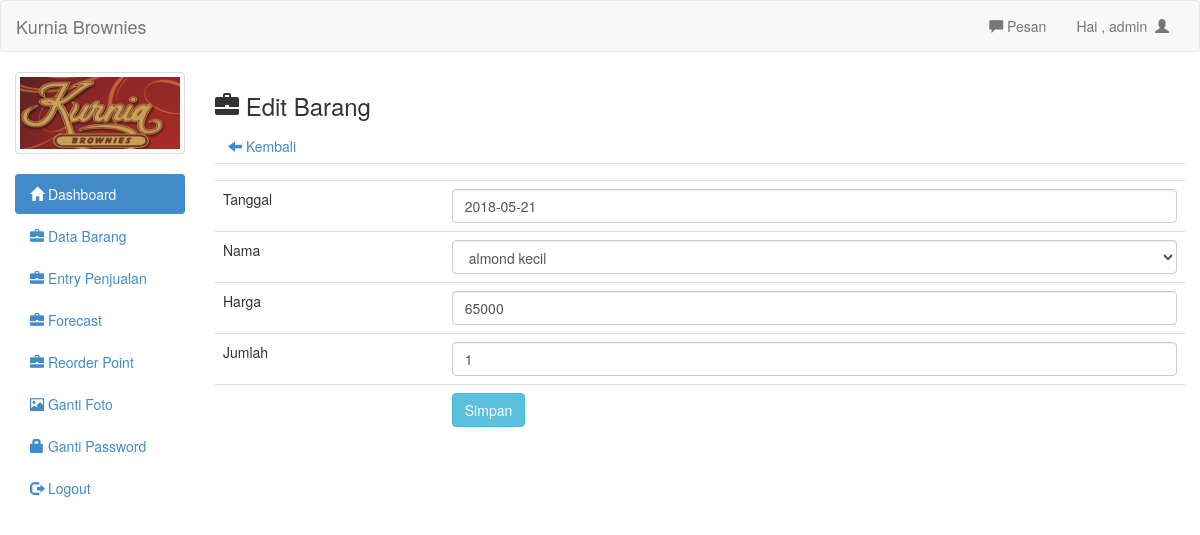
The app's page /admin/edit_laku.php?id=1 (signed in) with its own data.
### tables this page shows
CREATE TABLE `barang_laku` (
  `id` int(11) NOT NULL,
  `tanggal` date NOT NULL,
  `nama` text NOT NULL,
  `jumlah` int(11) NOT NULL,
  `harga` int(11) NOT NULL,
  `total_harga` int(20) NOT NULL,
  `laba` int(11) NOT NULL
);

CREATE TABLE `barang` (
  `id` int(11) NOT NULL,
  `nama` text NOT NULL,
  `jenis` text NOT NULL,
  `suplier` text NOT NULL,
  `modal` int(11) NOT NULL,
  `harga` int(11) NOT NULL,
  `jumlah` int(11) NOT NULL,
  `sisa` int(11) NOT NULL,
  `rop` int(11) NOT NULL
);

### admin/edit_laku.php (the view, shortened to what this page needs)
<?php
include 'header.php';
?>
<h3><span class="glyphicon glyphicon-briefcase"></span>  Edit Barang</h3>
<a class="btn" href="barang_laku.php"><span class="glyphicon glyphicon-arrow-left"></span>  Kembali</a>
<?php
$id_brg=mysql_real_escape_string($_GET['id']);
$det=mysql_query("select * from barang_laku where id='$id_brg'")or die(mysql_error());
while($d=mysql_fetch_array($det)){
	?>
	<form action="update_laku.php" method="post">
		<table class="table">
			<tr>
				<td></td>
				<td><input type="hidden" name="id" value="<?php echo $d['id'] ?>"></td>
			</tr>
			<tr>
				<td>Tanggal</td>
				<td><input name="tgl" type="text" class="form-control" id="tgl" autocomplete="off" value="<?php echo $d['tanggal'] ?>"></td>
			</tr>
			<tr>
				<td>Nama</td>
				<td>
					<select class="form-control" name="nama">
						<?php
						$brg=mysql_query("select * from barang");
						while($b=mysql_fetch_array($brg)){
							?>
							<option <?php if($d['nama']==$b['nama']){echo "selected"; } ?> value="<?php echo $b['nama']; ?>"><?php echo $b['nama'] ?></option>
							<?php
						}
						?>
					</select>
				</td>
			</tr>
			<tr>
				<td>Harga</td>
				<td><input type="text" class="form-control" name="harga" value="<?php echo $d['harga'] ?>"></td>
			</tr>
			<tr>
				<td>Jumlah</td>
				<td><input type="text" class="form-control" name="jumlah" value="<?php echo $d['jumlah'] ?>"></td>
			</tr>
			<tr>
				<td></td>
				<td><input type="submit" class="btn btn-info" value="Simpan"></td>
			</tr>
		</table>
	</form>
	<?php
}
?>
<?php
include 'footer.php';
?>

### admin/header.php (shortened to what this page needs)
<!DOCTYPE html>
<html>
<head>
	<link rel="stylesheet" type="text/css" href="../assets/css/bootstrap.css">
	<link rel="stylesheet" type="text/css" href="../assets/js/jquery-ui/jquery-ui.css">
</head>
<body>
	<div class="navbar navbar-default">
		<div class="container-fluid">
			<div class="navbar-header">
				<a href="http://www.malasngoding.com" class="navbar-brand">Kurnia Brownies</a>
			</div>
			<div class="collapse navbar-collapse">
				<ul class="nav navbar-nav navbar-right">
					<li><a id="pesan_sedia" href="#" data-toggle="modal" data-target="#modalpesan"><span class='glyphicon glyphicon-comment'></span>  Pesan</a></li>
					<li><a class="dropdown-toggle" data-toggle="dropdown" role="button" href="#">Hai , <?php echo $_SESSION['uname']  ?>&nbsp&nbsp<span class="glyphicon glyphicon-user"></span></a></li>
				</ul>
			</div>
		</div>
	</div>
	<div class="col-md-2">
		<div class="row">
			<?php
			$use=$_SESSION['uname'];
			$fo=mysql_query("select foto from admin where uname='$use'");
			while($f=mysql_fetch_array($fo)){
				?>
				<div class="col-xs-6 col-md-12">
					<a class="thumbnail">
						<img class="img-responsive" src="foto/<?php echo $f['foto']; ?>">
					</a>
				</div>
				<?php
			}
			?>
		</div>
		<ul class="nav nav-pills nav-stacked">
			<li class="active"><a href="index.php"><span class="glyphicon glyphicon-home"></span>  Dashboard</a></li>
			<li><a href="barang.php"><span class="glyphicon glyphicon-briefcase"></span>  Data Barang</a></li>
			<li><a href="barang_laku.php"><span class="glyphicon glyphicon-briefcase"></span>  Entry Penjualan</a></li>
			<li><a href="rop.php"><span class="glyphicon glyphicon-briefcase"></span>  Forecast</a></li>
			<li><a href="rop.php"><span class="glyphicon glyphicon-briefcase"></span>  Reorder Point</a></li>
			<li><a href="ganti_foto.php"><span class="glyphicon glyphicon-picture"></span>  Ganti Foto</a></li>
			<li><a href="ganti_pass.php"><span class="glyphicon glyphicon-lock"></span> Ganti Password</a></li>
			<li><a href="logout.php"><span class="glyphicon glyphicon-log-out"></span>  Logout</a></li>
		</ul>
	</div>
	<div class="col-md-10">

### records on screen
barang_laku: tgl "2018-05-21", nama "almond kecil", harga "65000", jumlah "1"

### other values on screen
$_SESSION['uname'] "admin"
